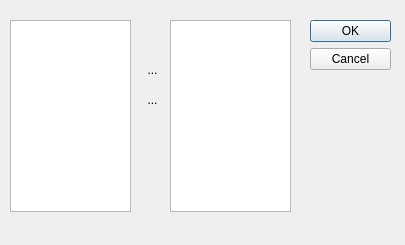
<?xml version="1.0" encoding="UTF-8"?>
<ui version="4.0">
 <class>SelectorFields</class>
 <widget class="QDialog" name="SelectorFields">
  <property name="windowModality">
   <enum>Qt::ApplicationModal</enum>
  </property>
  <property name="geometry">
   <rect>
    <x>0</x>
    <y>0</y>
    <width>405</width>
    <height>245</height>
   </rect>
  </property>
  <property name="sizePolicy">
   <sizepolicy hsizetype="Fixed" vsizetype="Fixed">
    <horstretch>0</horstretch>
    <verstretch>0</verstretch>
   </sizepolicy>
  </property>
  <property name="minimumSize">
   <size>
    <width>405</width>
    <height>245</height>
   </size>
  </property>
  <property name="maximumSize">
   <size>
    <width>405</width>
    <height>245</height>
   </size>
  </property>
  <property name="windowTitle">
   <string>Fields selector</string>
  </property>
  <widget class="QDialogButtonBox" name="buttonBox">
   <property name="geometry">
    <rect>
     <x>310</x>
     <y>20</y>
     <width>81</width>
     <height>191</height>
    </rect>
   </property>
   <property name="orientation">
    <enum>Qt::Vertical</enum>
   </property>
   <property name="standardButtons">
    <set>QDialogButtonBox::Cancel|QDialogButtonBox::Ok</set>
   </property>
  </widget>
  <widget class="QTreeView" name="fieldsAval">
   <property name="geometry">
    <rect>
     <x>10</x>
     <y>20</y>
     <width>121</width>
     <height>192</height>
    </rect>
   </property>
   <property name="indentation">
    <number>2</number>
   </property>
  </widget>
  <widget class="QTreeView" name="fieldsUsed">
   <property name="geometry">
    <rect>
     <x>170</x>
     <y>20</y>
     <width>121</width>
     <height>192</height>
    </rect>
   </property>
   <property name="indentation">
    <number>2</number>
   </property>
  </widget>
  <widget class="QToolButton" name="btn_add">
   <property name="geometry">
    <rect>
     <x>140</x>
     <y>60</y>
     <width>25</width>
     <height>19</height>
    </rect>
   </property>
   <property name="autoFillBackground">
    <bool>true</bool>
   </property>
   <property name="text">
    <string>...</string>
   </property>
   <property name="icon">
    <iconset>
     <normalon>:/image/res/right.png</normalon>
    </iconset>
   </property>
   <property name="iconSize">
    <size>
     <width>18</width>
     <height>18</height>
    </size>
   </property>
   <property name="autoRaise">
    <bool>true</bool>
   </property>
  </widget>
  <widget class="QToolButton" name="btn_remove">
   <property name="geometry">
    <rect>
     <x>140</x>
     <y>90</y>
     <width>25</width>
     <height>19</height>
    </rect>
   </property>
   <property name="text">
    <string>...</string>
   </property>
   <property name="icon">
    <iconset>
     <normalon>:/image/res/left.png</normalon>
    </iconset>
   </property>
   <property name="iconSize">
    <size>
     <width>18</width>
     <height>18</height>
    </size>
   </property>
   <property name="autoRaise">
    <bool>true</bool>
   </property>
  </widget>
 </widget>
 <resources>
  <include location="res2.qrc"/>
 </resources>
 <connections>
  <connection>
   <sender>buttonBox</sender>
   <signal>accepted()</signal>
   <receiver>SelectorFields</receiver>
   <slot>accept()</slot>
   <hints>
    <hint type="sourcelabel">
     <x>248</x>
     <y>254</y>
    </hint>
    <hint type="destinationlabel">
     <x>157</x>
     <y>274</y>
    </hint>
   </hints>
  </connection>
  <connection>
   <sender>buttonBox</sender>
   <signal>rejected()</signal>
   <receiver>SelectorFields</receiver>
   <slot>reject()</slot>
   <hints>
    <hint type="sourcelabel">
     <x>316</x>
     <y>260</y>
    </hint>
    <hint type="destinationlabel">
     <x>286</x>
     <y>274</y>
    </hint>
   </hints>
  </connection>
 </connections>
</ui>
